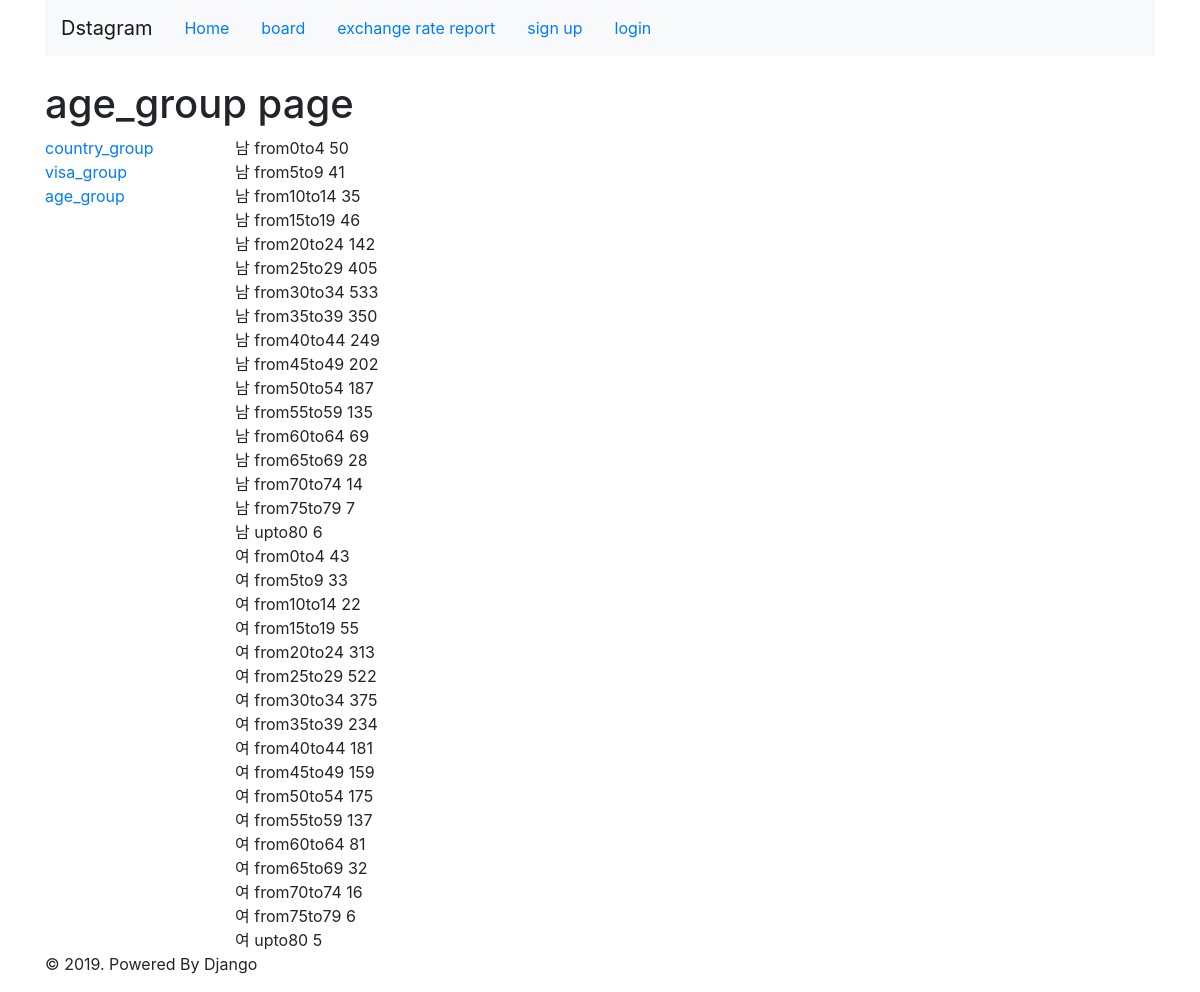
The app's page /location/age_group/강남구 with its own data.
### location/models.py (models this page shows, shortened)
class Age_group(models.Model):
    location = models.CharField(max_length=100)
    gender = models.CharField(max_length=100)
    age_arange = models.CharField(max_length=100)
    age_total = models.IntegerField(default=0)

### location/views.py (the view)
# urls.py: path('age_group/<str:location>', views.age_group),
def age_group(request, location):
    data = Age_group.objects.filter(location=location)
    list = {'list':data}
    return render(request, 'age_group/age_group.html',list)

### location/templates/age_group/age_group.html
{% extends 'base.html' %}
{% block content %}
    <h1>age_group page</h1>
    <div class="row">
        <div class="col-md-2">
            <a href="/location/{{list.0.location}}">country_group</a><br>
            <a href="/location/visa_group/{{list.0.location}}">visa_group</a><br>
            <a href="/location/age_group/{{list.0.location}}">age_group</a>
        </div>
        <div class="col-md-8 panel panel-default">
            {% for age_group in list %}
            {{ age_group.gender }} {{ age_group.age_arange }} {{ age_group.age_total }}<br>
            {% endfor %}
        </div>
        <div class="col-md-2"></div>
    </div>
{% endblock %}

### records on screen
Age_group: gender "남", age_arange "from0to4", age_total "50"
Age_group: gender "남", age_arange "from5to9", age_total "41"
Age_group: gender "남", age_arange "from10to14", age_total "35"
Age_group: gender "남", age_arange "from15to19", age_total "46"
Age_group: gender "남", age_arange "from20to24", age_total "142"
Age_group: gender "남", age_arange "from25to29", age_total "405"
Age_group: gender "남", age_arange "from30to34", age_total "533"
Age_group: gender "남", age_arange "from35to39", age_total "350"
Age_group: gender "남", age_arange "from40to44", age_total "249"
Age_group: gender "남", age_arange "from45to49", age_total "202"
Age_group: gender "남", age_arange "from50to54", age_total "187"
Age_group: gender "남", age_arange "from55to59", age_total "135"
Age_group: gender "남", age_arange "from60to64", age_total "69"
Age_group: gender "남", age_arange "from65to69", age_total "28"
Age_group: gender "남", age_arange "from70to74", age_total "14"
Age_group: gender "남", age_arange "from75to79", age_total "7"
Age_group: gender "남", age_arange "upto80", age_total "6"
Age_group: gender "여", age_arange "from0to4", age_total "43"
Age_group: gender "여", age_arange "from5to9", age_total "33"
Age_group: gender "여", age_arange "from10to14", age_total "22"
Age_group: gender "여", age_arange "from15to19", age_total "55"
Age_group: gender "여", age_arange "from20to24", age_total "313"
Age_group: gender "여", age_arange "from25to29", age_total "522"
Age_group: gender "여", age_arange "from30to34", age_total "375"
Age_group: gender "여", age_arange "from35to39", age_total "234"
Age_group: gender "여", age_arange "from40to44", age_total "181"
Age_group: gender "여", age_arange "from45to49", age_total "159"
Age_group: gender "여", age_arange "from50to54", age_total "175"
Age_group: gender "여", age_arange "from55to59", age_total "137"
Age_group: gender "여", age_arange "from60to64", age_total "81"
Age_group: gender "여", age_arange "from65to69", age_total "32"
Age_group: gender "여", age_arange "from70to74", age_total "16"
Age_group: gender "여", age_arange "from75to79", age_total "6"
Age_group: gender "여", age_arange "upto80", age_total "5"
